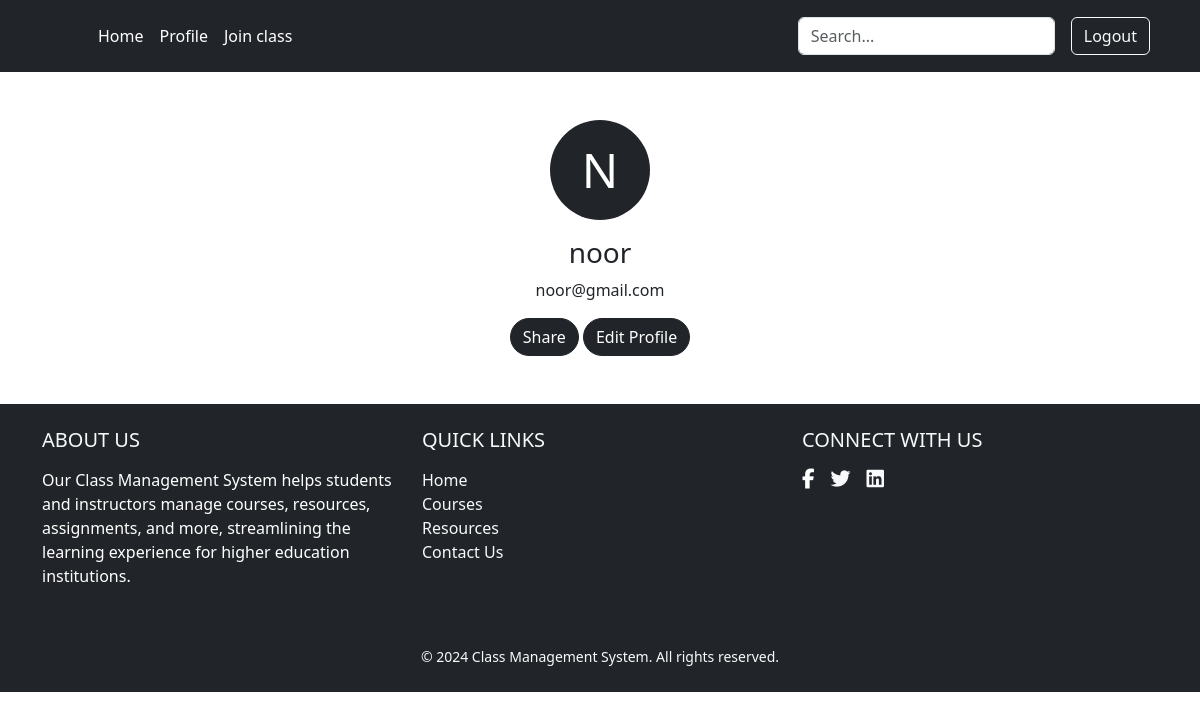
Screenshot of /profile/update/ (signed in) with the database file from the repository.
### auths/models.py (models this page shows, shortened)
class User(AbstractUser):
    rollno = models.CharField(max_length=50, blank=True, null=True)
    email = models.EmailField(unique=True)
    address = models.CharField(max_length=200, blank=True, null=True)
    profile = models.ImageField(upload_to='profile_images/', blank=True, null=True)
    classroom = models.ForeignKey('Classroom', blank=True, null=True, on_delete=models.SET_NULL, related_name='students')

### profileApp/views/profile_view.py (the view)
# urls.py: path('profile/', include('profileApp.urls')),
def profile(request):
    return render(request,'profile.html')

### templates/profile.html
{% extends "base.html" %}
{% block content %}
{% load static %}
<div class="container text-center mt-5">
  <div class="profile-icon bg-dark rounded-circle text-white d-inline-flex justify-content-center align-items-center" style="width: 100px; height: 100px;">
    <span style="font-size: 48px;">{{ user.username|first|upper }}</span>
  </div>
  <h3 class="mt-3">{{ user.username }}</h3>
  <p> {{ user.email }}</p>
  <div class="mt-3">
    <button class="btn btn-dark rounded-5">Share</button>
    <button class="btn btn-dark rounded-5">Edit Profile</button>
  </div>
</div>
{% endblock %}

### rows the page displays
User: username|first "N", username "noor", email "noor@gmail.com"
